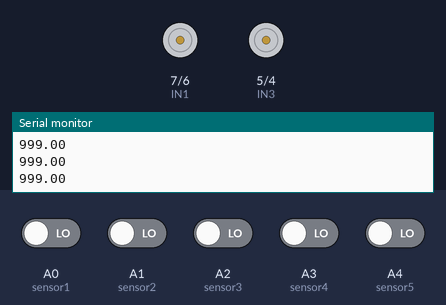
The sketch below on a simulated Arduino Uno, built with avr-gcc and run on an emulated ATmega328P. Parts: motor-driver pin pairs drawn as motors (green arrow = first pin HIGH = forward, orange = second pin HIGH = backward, longer = more drive, scaled by the enable pin), the last lines printed to the serial monitor. Inputs (shaded band) come from the test bench; at power-on: A0 (sensor1), A1 (sensor2), A2 (sensor3), A3 (sensor4), A4 (sensor5) LOW.

Above: at 1.2 s.
1.3 s: A0 (sensor1) driven HIGH
At 2.4 s:
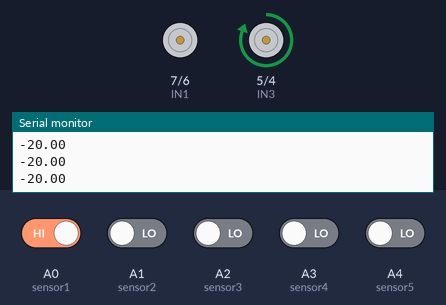
2.8 s: A0 (sensor1) driven LOW
At 3.4 s:
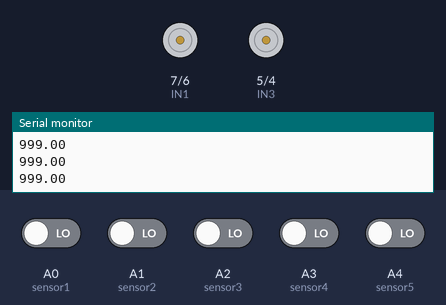
4.3 s: A1 (sensor2) driven HIGH
At 4.7 s:
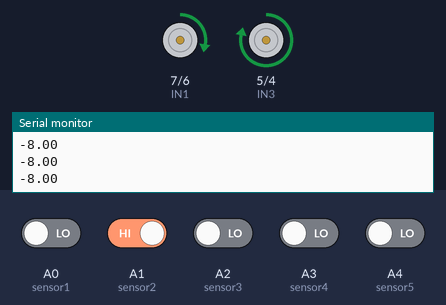
5.8 s: A0 (sensor1) driven HIGH
At 6.8 s:
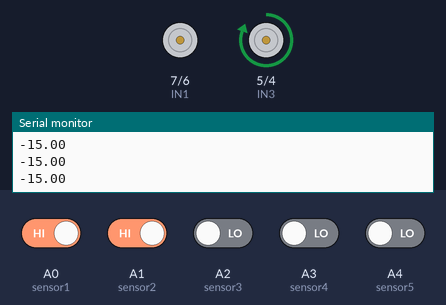
7.3 s: A0 (sensor1) driven LOW and A2 (sensor3) driven HIGH
At 8.4 s:
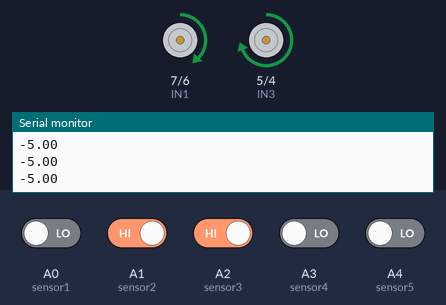
8.8 s: A1 (sensor2) driven LOW
At 9.4 s:
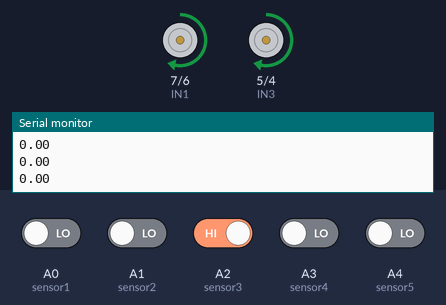
Timing chart, 0 to 11.3 s (numbered marks = the images above; inputs shaded):
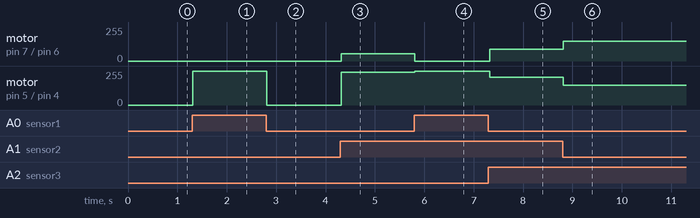

Measured:
- after the input at 1.3 s, motor on pin 5 (IN3) / pin 4 (IN4): stopped → forward 255/255 at once
- after the input at 2.8 s, motor on pin 5 (IN3) / pin 4 (IN4): forward 255/255 → stopped at once
- after the input at 4.3 s, motor on pin 7 (IN1) / pin 6 (IN2): stopped → forward 54/255 at once; motor on pin 5 (IN3) / pin 4 (IN4): stopped → forward 246/255 at once
- after the input at 5.8 s, motor on pin 7 (IN1) / pin 6 (IN2): forward 54/255 → stopped at once; motor on pin 5 (IN3) / pin 4 (IN4): forward 246/255 → forward 255/255 at once
- after the input at 7.3 s, motor on pin 7 (IN1) / pin 6 (IN2): stopped → forward 90/255 at once; motor on pin 5 (IN3) / pin 4 (IN4): forward 255/255 → forward 210/255 at once
- after the input at 8.8 s, motor on pin 7 (IN1) / pin 6 (IN2): forward 90/255 → forward 150/255 at once; motor on pin 5 (IN3) / pin 4 (IN4): forward 210/255 → forward 150/255 at once

The sketch:

Line_Follower_Robot.ino
```cpp
// IR Sensors
int sensor1 = A0;      // Left most sensor
int sensor2 = A1;
int sensor3 = A2;
int sensor4 = A3;
int sensor5 = A4;


// Initial Values of Sensors
int sensor[5] = {0,0, 0, 0, 0};

// Motor Variables
int ENA = 11;
int IN1 = 7;
int IN2 = 6;
int IN3 = 5;
int IN4 = 4;
int ENB = 10;


// Initial Speed of Motor
int initial_motor_speed = 150; // Reduced speed for slower movement

// PID Constants
float Kp = 12;  // Adjusted PID values for smoother operation
float Ki = 90;
float Kd = 3.5;

float error = 0, P = 0, I = 0, D = 0, PID_value = 0;
float previous_error = 0, previous_I = 0;

void setup() {
  pinMode(sensor1, INPUT);
  pinMode(sensor2, INPUT);
  pinMode(sensor3, INPUT);
  pinMode(sensor4, INPUT);
  pinMode(sensor5, INPUT);

  pinMode(IN1, OUTPUT);
  pinMode(IN2, OUTPUT);
  pinMode(IN3, OUTPUT);
  pinMode(IN4, OUTPUT);
  pinMode(ENA, OUTPUT);
  pinMode(ENB, OUTPUT);

  Serial.begin(9600);                     // Setting serial monitor at a default baud rate of 9600
  }

void loop() {
  readSensor();
  Serial.println(error);

  if(error == 222|| error == 999) BotStop();
  else {
    PIDControl();}

}

void readSensor(){

  sensor[0] = digitalRead(sensor1);
  sensor[1] = digitalRead(sensor2);
  sensor[2] = digitalRead(sensor3);
  sensor[3] = digitalRead(sensor4);
  sensor[4] = digitalRead(sensor5);

// full đen
   if ((sensor[0] == 1) && (sensor[1] == 1) && (sensor[2] == 1) && (sensor[3] == 1) && (sensor[4] == 1)) error = 222;

// full trắng
   else if ((sensor[0] == 0) && (sensor[1] == 0) && (sensor[2] == 0) && (sensor[3] == 0) && (sensor[4] == 0)) error = 999;

// xe không lệch
   else if ((sensor[0] == 0) && (sensor[1] == 0) && (sensor[2] == 1) && (sensor[3] == 0) && (sensor[4] == 0)) error = 0;

// lệch trái ít
   else if ((sensor[0] == 0) &&(sensor[1] == 0) && (sensor[2] == 1) && (sensor[3] == 1)&& (sensor[4] == 0)) error = 5;
   else if ((sensor[0] == 0) &&(sensor[1] == 0) && (sensor[2] == 0) && (sensor[3] == 1)&& (sensor[4] == 0)) error = 8;


// lệch trái nhiều
   else if ((sensor[0] == 0) &&(sensor[1] == 0)&&(sensor[2] == 0) && (sensor[3] == 1) && (sensor[4] == 1))  error = 15;
   else if ((sensor[0] == 0) &&(sensor[1] == 0)&&(sensor[2] == 0) && (sensor[3] == 0) && (sensor[4] == 1)) error = 20;

// lệch phải ít
   else if ((sensor[0] == 0) &&(sensor[1] == 1) && (sensor[2] == 1) && (sensor[3] == 0)&& (sensor[4] == 0)) error = -5;
   else if ((sensor[0] == 0) &&(sensor[1] == 1) && (sensor[2] == 0) && (sensor[3] == 0)&& (sensor[4] == 0)) error = -8;


// lệch trái nhiều
   else if ((sensor[0] == 1) && (sensor[1] == 1) && (sensor[2] == 0) && (sensor[3] == 0)&& (sensor[4] == 0))  error = -15;
   else if ((sensor[0] == 1) && (sensor[1] == 0) && (sensor[2] == 0) && (sensor[3] == 0)&& (sensor[4] == 0)) error = -20;


}
void PIDControl(){


  P = error;
  I = I + previous_I;
  D = error - previous_error;

  PID_value = (Kp * P) + (Ki * I) + (Kd * D);

  previous_I = I;
  previous_error = error;

  int left_motor_speed = initial_motor_speed - PID_value;
  int right_motor_speed = initial_motor_speed + PID_value;

  // The motor speed should not exceed the max PWM value
  left_motor_speed = constrain(left_motor_speed, 0, 255);
  right_motor_speed = constrain(right_motor_speed, 0, 255);

  analogWrite(ENB, left_motor_speed); //Left Motor Speed
  analogWrite(ENA, right_motor_speed); //Right Motor Speed
  digitalWrite(IN1, HIGH);
  digitalWrite(IN2, LOW);
  digitalWrite(IN3, HIGH);
  digitalWrite(IN4, LOW);
}
void BotStop(){

     analogWrite(ENA,0);
     analogWrite(ENB,0);
     digitalWrite(IN1, LOW);
     digitalWrite(IN2, LOW);
     digitalWrite(IN3, LOW);
     digitalWrite(IN4, LOW);
}
```
